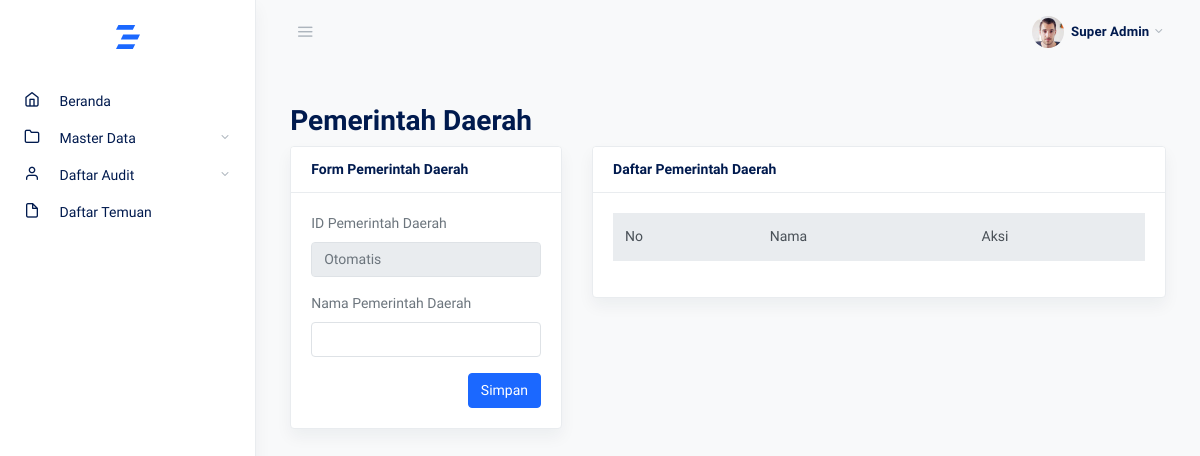
Before: /pemda with the older database file.
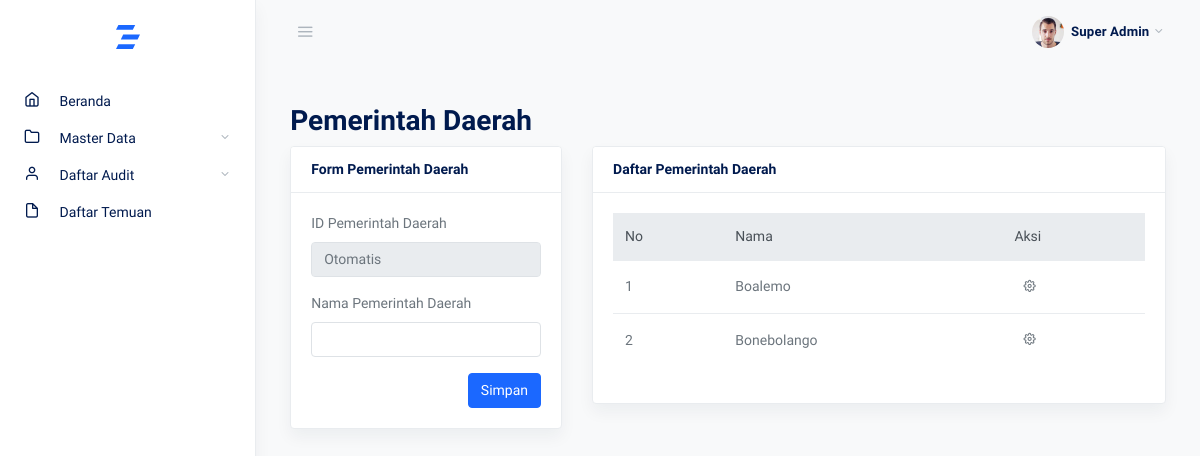
After: the same page with the newer database file.
### tables this page shows
CREATE TABLE `pemda` (
  `id` int(11) NOT NULL,
  `pemda` varchar(50) NOT NULL
);

### admin.php (called while the page is built, shortened)
<?php
require_once 'views/page/admin/index.php';

### app/controllers/admin/master_data/function_pemda.php (the view, shortened to what this page needs)
<?php
function tampil_data($mysqli)
{
    $query = "SELECT * FROM pemda ORDER BY pemda ASC";
    $to = $mysqli->prepare($query);
    $to->execute();
    $result = $to->get_result();
    $no = 1;
    while ($row = $result->fetch_object()) {
?>
        <tr>
            <td><?= $no; ?></td>
            <td><?= $row->pemda; ?></td>
            <td>
                <button class="btn btn-sm" type="button" data-toggle="dropdown" aria-haspopup="true" aria-expanded="false">
                    <span class="fe fe-settings"></span>
                </button>
            </td>
        </tr>
<?php
        $no++;
    }
}
?>

Changed rows visible on the page:
added pemda: pemda "Boalemo"
added pemda: pemda "Bonebolango"
